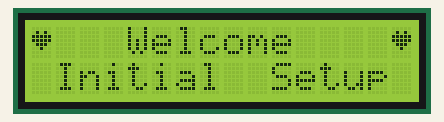
Simulated run of this sketch. Board: Arduino Uno, built with avr-gcc and run on an emulated ATmega328P. On the bench: 16×2 character LCD. Random numbers use the default seed unless the sketch sets one.

Above: at 0.1 s.
At 4.6 s:
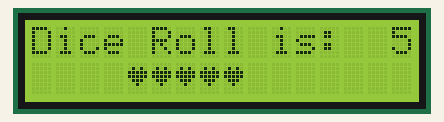
At 10.2 s:
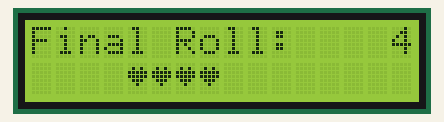
At 18.7 s:
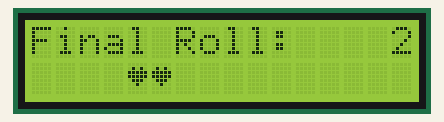
At 25.3 s:
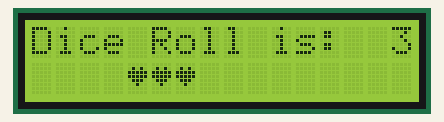
At 35.8 s:
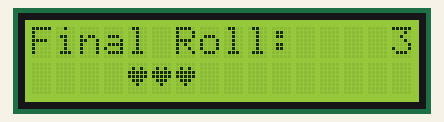

Measured:
- what the display in image 1 shows lasts 1.5 s, from 4.6 s to 6.1 s
- what the display in image 2 shows lasts 3.0 s, from 10.1 s to 13.1 s

The sketch:

A2_random_display.ino
```cpp
#include <LiquidCrystal.h>

LiquidCrystal lcd(12, 11, 5, 4, 3, 2);
uint8_t heart[8] = {0x0,0xa,0x1f,0x1f,0xe,0x4,0x0};
long randNumber;

void setup() {
  Serial.begin(9600);
  lcd.clear();
  lcd.createChar(0, heart);
  lcd.begin(16, 2);
  lcd.write(byte(0));
  lcd.print("   Welcome    "); //1st line
  lcd.write(byte(0));
  lcd.setCursor(0, 1); //go to next line
  lcd.print(" Initial  Setup");
  delay(3000);

  randomSeed(analogRead(0));
  delay(500);
}

void loop() {
    /* //Part 1
    lcd.clear();
    randNumber = random(300);
    lcd.print("Random Number is:  ");
    lcd.setCursor(6,1);
    lcd.print(randNumber);
    randNumber = random(10, 20);
    lcd.print(randNumber);
    delay(500);*/


    /*//part 2
    lcd.clear();
    lcd.print("Dice Roll is:  ");

    delay(1000);
    for (int i=0; i<=10; i++)
    {
      randNumber = random(5); //0 to 5
      lcd.setCursor(6,1);
      lcd.print(randNumber+1);
      delay(300);
    }
    lcd.setCursor(0,0);
    lcd.print("Final Roll:  ");
    delay(2000);*/

    //part 3
    delay(1000);
    for (int i=0; i<=10; i++)
    {

      lcd.clear();
      randNumber = random(5); //0 to 5
      lcd.print("Dice Roll is:  ");
      lcd.print(randNumber+1);
      lcd.setCursor(4,1);
      for (int j=0; j<= randNumber; j++)
      {
        lcd.write(byte(0));
      }
      delay(500);
    }
    lcd.setCursor(0,0);
    lcd.print("Final Roll:    ");
    lcd.print(randNumber+1);
    delay(2000);

}
```
